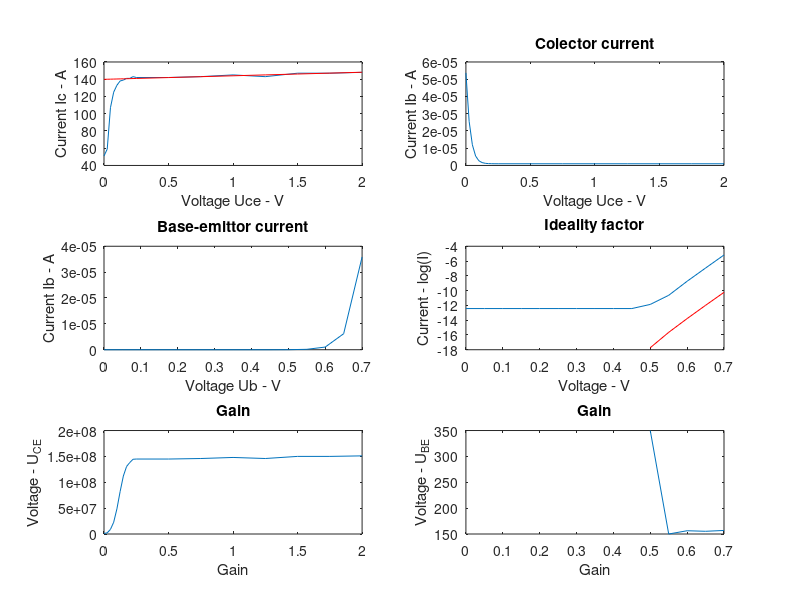

Write MATLAB code to recreate this figure.
clc
clear all
close all
% With Ub = 0.6V
Uce = [0 0.025 0.05 0.075 0.1 0.125 0.15 0.175 0.2 0.225 0.25 0.5 0.75 1 1.25 1.5 1.75 2];
Ic = [51 59 107 125 133 138 139 141 141 143 142 142 143 145 143 147 147 148];

Uca = Uce(6:end);
Ica = Ic(6:end);
p = polyfit(Uca, Ica, 1);
p(2)
p(1)
p(2) / p(1); % Prints the early voltage.

subplot(3,2,1)
plot(Uce, Ic);
hold on;
plot(Uce, polyval(p, Uce), 'r');
xlabel('Voltage Uce - V');
ylabel('Current Ic - A');

Ib1 = [53.68 25.57 11.99 5.49 2.74 1.68 1.24 1.08 1.02 0.99 0.98 0.98 0.98 0.98 0.98 0.98 0.98 0.98] * 1e-6;
subplot(3,2,2);
plot(Uce, Ib1);
xlabel('Voltage Uce - V');
ylabel('Current Ib - A');
title('Colector current');

% With Uc = 0.5
Ub = [0 0.05 0.1 0.15 0.2 0.25 0.3 0.35 0.4 0.45 0.5 0.55 0.6 0.65 0.7 ];
Ib = [0 0 0 0 0 0 0 0 0 0 0.02 0.16 1.03 6.19 35.86].*1e-6;
subplot(3,2,3);
plot(Ub, Ib)
xlabel('Voltage Ub - V');
ylabel('Current Ib - A');
title('Base-emittor current')

% Idealty factor
Ic2 = [4e-6 4e-6 4e-6 4e-6 4e-6 4e-6 4e-6 4e-6 4e-6 4e-6 7e-6 24e-6 161e-6 961e-6 5625e-6];
pol = polyfit(Ub(find(Ub > 0.45)), log(Ic2(find(Ub > 0.45))), 1) * 0.0259;
mc = pol(1)
pol = polyfit(Ub(find(Ub > 0.45)), log(Ib(find(Ub > 0.45))), 1) * 0.0259;
mb = pol(1)

subplot(3,2,4);
plot(Ub, log(Ic2));
hold on;
plot(Ub, log(Ib), 'r');
xlabel('Voltage - V');
ylabel('Current - log(I)');
title('Ideality factor')

% Current gain
subplot(3,2,5)
beta = Ic ./ Ib1;
plot(Uce, beta)
xlabel('Gain');
ylabel('Voltage - U_{CE}');
title('Gain')

subplot(3,2,6)
beta2 = Ic2./Ib;
plot(Ub, beta2)
xlabel('Gain');
ylabel('Voltage - U_{BE}');
title('Gain')